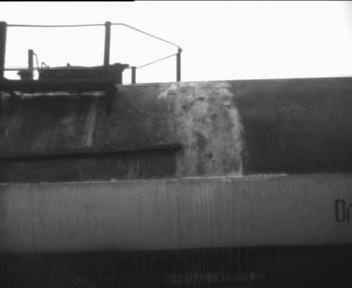
#> input picture frame 61 of Sample/cisterns.avi, 352 x 288 px
$ jupyter execute --allow-errors test2.ipynb
#> lines starting #> are read from the running program, lines starting #| are printed output that depends on the picture
[cell 1]
import easyocr
import re
import cv2
import numpy as np

#> (a cell that did not finish here is left out)

[cell 3]
def adjust_gamma(image, gamma=1.2):
    # build a lookup table mapping the pixel values [0, 255] to
    # their adjusted gamma values
    invGamma = 1.0 / gamma
    table = np.array([((i / 255.0) ** invGamma) * 255
        for i in np.arange(0, 256)]).astype("uint8")

    # apply gamma correction using the lookup table
    return cv2.LUT(image, table)

# Automatic brightness and contrast optimization with optional histogram clipping
def automatic_brightness_and_contrast(image, clip_hist_percent=1):
    gray = cv2.cvtColor(image, cv2.COLOR_BGR2GRAY)

    # Calculate grayscale histogram
    hist = cv2.calcHist([gray],[0],None,[256],[0,256])
    hist_size = len(hist)

    # Calculate cumulative distribution from the histogram
    accumulator = []
    accumulator.append(float(hist[0]))
    for index in range(1, hist_size):
        accumulator.append(accumulator[index -1] + float(hist[index]))

    # Locate points to clip
    maximum = accumulator[-1]
    clip_hist_percent *= (maximum/100.0)
    clip_hist_percent /= 2.0

    # Locate left cut
    minimum_gray = 0
    while accumulator[minimum_gray] < clip_hist_percent:
        minimum_gray += 1

    # Locate right cut
    maximum_gray = hist_size -1
    while accumulator[maximum_gray] >= (maximum - clip_hist_percent):
        maximum_gray -= 1

    # Calculate alpha and beta values
    alpha = 255 / (maximum_gray - minimum_gray)
    beta = -minimum_gray * alpha
    auto_result = cv2.convertScaleAbs(image, alpha=alpha, beta=beta)
    return (auto_result, alpha, beta)

def clahe(frame):

    lab = cv2.cvtColor(frame, cv2.COLOR_BGR2LAB)
    clahe = cv2.createCLAHE(clipLimit=2.0, tileGridSize=(8,8))
    lab[:,:,0] = clahe.apply(lab[:,:,0])

    # Converting image from LAB Color model to BGR color space
    image_clahe = cv2.cvtColor(lab, cv2.COLOR_LAB2BGR)
    return image_clahe

[cell 4]
def image_preparation(frame):

    # minmal size rectangle, px
    frame_for_auto = frame
    frame_for_auto = cv2.fastNlMeansDenoisingColored(frame_for_auto ,None, 2, 2, 4, 4)
    frame_for_auto = clahe(frame_for_auto)
    frame_for_auto = adjust_gamma(frame_for_auto)

    frame_auto, alpha, betta = automatic_brightness_and_contrast(frame_for_auto, clip_hist_percent=1)

    out_frame = frame_auto
    return out_frame

def get_rects(frame):
    minSize = int(frame.shape[0]/2.1)
    return reader.readtext(frame, min_size = minSize, width_ths=0.1)

[cell 5]
def run_processing(filename, out_filename='video'):
#> called with filename = 'Sample/cisterns.avi', out_filename = 'processed_vagons'
    cap = cv2.VideoCapture(filename)

    frame_width = int(cap.get(3))
    frame_height = int(cap.get(4))
    fourcc = cv2.VideoWriter_fourcc(*'X264')
    # fourcc = cv2.VideoWriter_fourcc('a','v','c','1')
    out=cv2.VideoWriter(f'{out_filename}.mkv',
                        fourcc,
                        24, (frame_width, frame_height), True)

    ind = 0
    # errInd = 49

    newVagonCnt = 0
    # если newVagonCnt > newVagonCntMax, то номер, вероятно, уже не в кадре
    newVagonCntMax = 1


    numberCandidate = []

    totalNumbers = []

    if not cap.isOpened():
        print("Error opening video file")
    else:
        while cap.isOpened():
            ret, frame = cap.read()
#> frame is the input picture: shape (288, 352, 3); mean B, G, R 114.7, 110.8, 113.7
            if not ret:
                break

            ind += 1
            # [9 lines of commented-out code are left out]

            frame_for_rect = frame
            frame_for_rect = image_preparation(frame)
#> in clahe, `lab = cv2.cvtColor(frame, cv2.COLOR_BGR2LAB)`: lab: shape (288, 352, 3); mean of channels 0, 1, 2 114.8, 130, 126.4
#> in clahe, `lab[:,:,0] = clahe.apply(lab[:,:,0])`: lab: shape (288, 352, 3); mean of channels 0, 1, 2 125, 130, 126.4
#> in clahe, `image_clahe = cv2.cvtColor(lab, cv2.COLOR_LAB2BGR)`:
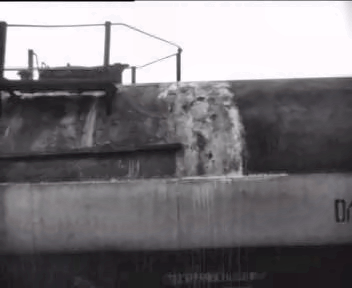
#> image_clahe: shape (288, 352, 3); mean B, G, R 123.7, 120, 123.2
#> in automatic_brightness_and_contrast, `hist = cv2.calcHist([gray],[0],None,[256],[0,256])`: hist = 256 values, max 12885 at index 252, min 0 at index 0, mean 396
#> in automatic_brightness_and_contrast, `hist_size = len(hist)`: hist_size = 256
#> after the loop in automatic_brightness_and_contrast, `for index in range(1, hist_size):`: accumulator = 256 values from 0 to 101376
#> in automatic_brightness_and_contrast, `maximum = accumulator[-1]`: maximum = 101376
#> in automatic_brightness_and_contrast, `clip_hist_percent *= (maximum/100.0)`: clip_hist_percent = 1013.8
#> in automatic_brightness_and_contrast, `clip_hist_percent /= 2.0`: clip_hist_percent = 506.9
#> the loop in automatic_brightness_and_contrast, `while accumulator[minimum_gray] < clip_hist_percent:` made 35 passes
#> after the loop in automatic_brightness_and_contrast, `while accumulator[minimum_gray] < clip_hist_percent:`: minimum_gray = 35
#> in automatic_brightness_and_contrast, `maximum_gray = hist_size -1`: maximum_gray = 255
#> the loop in automatic_brightness_and_contrast, `while accumulator[maximum_gray] >= (maximum - clip_hist_percent):` made 3 passes
#> maximum_gray on passes 1 to 3: 254, 253, 252
#> after the loop in automatic_brightness_and_contrast, `while accumulator[maximum_gray] >= (maximum - clip_hist_percent):`: maximum_gray = 252
#> in automatic_brightness_and_contrast, `alpha = 255 / (maximum_gray - minimum_gray)`: alpha = 1.18
#> in automatic_brightness_and_contrast, `beta = -minimum_gray * alpha`: beta = -41.13
#> in automatic_brightness_and_contrast, `auto_result = cv2.convertScaleAbs(image, alpha=alpha, beta=beta)`:
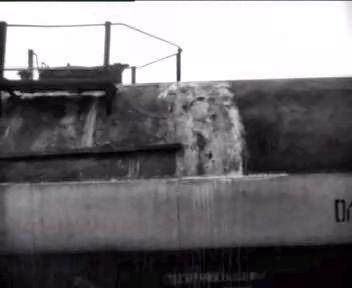
#> auto_result: shape (288, 352, 3); mean B, G, R 117.3, 113.4, 116.5
#> in image_preparation, `frame_auto, alpha, betta = automatic_brightness_and_contrast(frame_for..`: alpha = 1.18; betta = -41.13
            # print(frame_for_rect.dtype, frame_for_rect.shape)

            rects = get_rects(frame_for_rect) # OCR function

            # if ind > errInd:
            #     print(ind, rects)

            newVagonCntShouldInc = True

            # print(ind)

            if len(rects) > 0:
                for elem in rects:


                    # if ind > errInd:
                    if type(elem[0][0][0]) == float:
                        print("elem:", elem)
                        print(np.array(elem).astype(int))
                    if type(elem[0][2][0]) == float:
                        print("elem:", elem)
                        print(np.array(elem).astype(int))

                    number_str = re.sub("[^0-9]", "", elem[1].replace(" ", ""))

                    if len(number_str) < 6:

                        continue


                    elem[0][0] = np.array(elem[0][0]).astype(int)
                    elem[0][2] = np.array(elem[0][2]).astype(int)

                    colorRect = (0, 0, 255)

                    # [18 lines of commented-out code are left out]

                    if len(number_str) == 8:
                        colorRect = (0, 255, 0)

                    newVagonCntShouldInc = False
                    newVagonCnt = 0

                    shouldAdd = True
                    for cand in numberCandidate:
                        if cand[0] == number_str:
                            cand[1] += 1
                            shouldAdd = False
                    if shouldAdd:
                        numberCandidate.append([number_str, 1])
                        print(numberCandidate)
                        print(elem)

                    # если символов меньше или больше 8, то нужно добавлять в датасет для обучения
                    # дополнительно можно проверять верность полученного номера (по принципу его формирования)

                    frame = cv2.rectangle(frame, elem[0][0], elem[0][2], colorRect, 2, )
                    frame = cv2.putText(frame, number_str,
                                        elem[0][0], fontFace=cv2.FONT_HERSHEY_SIMPLEX, fontScale=1.2,
                                            color=colorRect, thickness=2)

            if newVagonCntShouldInc:

                if newVagonCnt > newVagonCntMax:
                    print(numberCandidate)
                    if len(numberCandidate):
                        condFind = []
                        # массив со строками из 8 символов
                        numberCandidateEightCnt = []
                        condMax = -1

                        # набор массива строк из 8 символов
                        for cond in numberCandidate:
                            if len(cond[0]) == 8:
                                numberCandidateEightCnt.append(cond)

                        # если массив ненулевой, то скорее всего номер здесь, а все остальные строки не нужны
                        if len(numberCandidateEightCnt):
                            numberCandidate = numberCandidateEightCnt

                        # определение наиболее повторяемого номера
                        for cond in numberCandidate:
                            print("cond")
                            print(cond)
                            if cond[1] > condMax:
                                condMax = cond[1]
                                condFind = cond

                                print(condFind)
                        totalNumbers.append(condFind[0])
                        numberCandidate = []
                else:
                    newVagonCnt += 1

            print(ind)

            # np.hstack((frame, frame_for_rect))
            # image_clahe = np.hstack((frame, frame_for_rect))
            cv2.imshow(filename, frame)

            out.write(frame)
            key = cv2.waitKey(1)
            if key == 27: # Esc нажать для остановки видео
                break
            if key == ord(' '):
                key = cv2.waitKey(0)
            if key == ord('p'):
                key = cv2.waitKey(0)

    print("end write")
    cap.release()
    out.release()
    # print(totalNumbers)
    cv2.destroyAllWindows()

    return totalNumbers

$ run again, starting later in the video
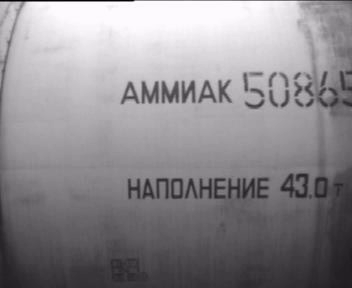
#> input picture frame 278 of Sample/cisterns.avi, 352 x 288 px
#> in run_processing, frame is the input picture: shape (288, 352, 3); mean B, G, R 142.4, 138.4, 141.4
#> in clahe, `image_clahe = cv2.cvtColor(lab, cv2.COLOR_LAB2BGR)`:
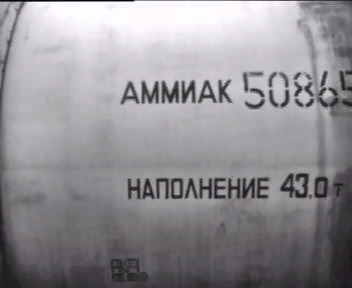
#> image_clahe: shape (288, 352, 3); mean B, G, R 148.4, 144.4, 147.2
#> hist = 256 values, max 2133 at index 253, min 0 at index 0, mean 396
#> hist_size = 256
#> after the loop in automatic_brightness_and_contrast, `for index in range(1, hist_size):`: accumulator = 256 values from 0 to 101376
#> maximum = 101376
#> in automatic_brightness_and_contrast, `clip_hist_percent *= (maximum/100.0)`: clip_hist_percent = 1013.8
#> in automatic_brightness_and_contrast, `clip_hist_percent /= 2.0`: clip_hist_percent = 506.9
#> the loop in automatic_brightness_and_contrast, `while accumulator[minimum_gray] < clip_hist_percent:` made 45 passes
#> after the loop in automatic_brightness_and_contrast, `while accumulator[minimum_gray] < clip_hist_percent:`: minimum_gray = 45
#> in automatic_brightness_and_contrast, `maximum_gray = hist_size -1`: maximum_gray = 255
#> the loop in automatic_brightness_and_contrast, `while accumulator[maximum_gray] >= (maximum - clip_hist_percent):` made 3 passes
#> maximum_gray on passes 1 to 3: 254, 253, 252
#> after the loop in automatic_brightness_and_contrast, `while accumulator[maximum_gray] >= (maximum - clip_hist_percent):`: maximum_gray = 252
#> in automatic_brightness_and_contrast, `alpha = 255 / (maximum_gray - minimum_gray)`: alpha = 1.23
#> beta = -55.43
#> in automatic_brightness_and_contrast, `auto_result = cv2.convertScaleAbs(image, alpha=alpha, beta=beta)`:
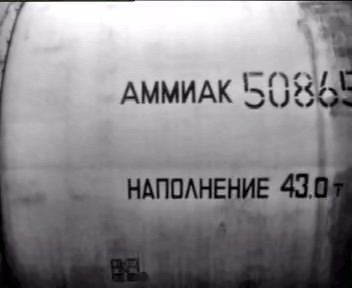
#> auto_result: shape (288, 352, 3); mean B, G, R 141.9, 137.5, 140.6
#> in image_preparation, `frame_auto, alpha, betta = automatic_brightness_and_contrast(frame_for..`: alpha = 1.23; betta = -55.43

$ run again, starting later in the video
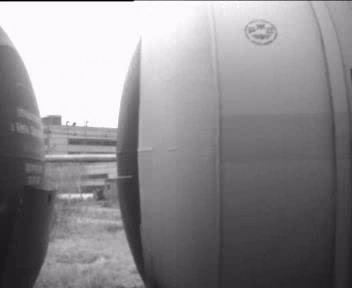
#> input picture frame 495 of Sample/cisterns.avi, 352 x 288 px
#> in run_processing, frame is the input picture: shape (288, 352, 3); mean B, G, R 142.3, 138.4, 141.4
#> in clahe, `image_clahe = cv2.cvtColor(lab, cv2.COLOR_LAB2BGR)`:
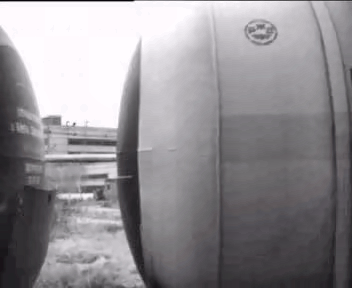
#> image_clahe: shape (288, 352, 3); mean B, G, R 146.4, 142.5, 145.4
#> hist = 256 values, max 7715 at index 252, min 0 at index 0, mean 396
#> hist_size = 256
#> after the loop in automatic_brightness_and_contrast, `for index in range(1, hist_size):`: accumulator = 256 values from 0 to 101376
#> maximum = 101376
#> in automatic_brightness_and_contrast, `clip_hist_percent *= (maximum/100.0)`: clip_hist_percent = 1013.8
#> in automatic_brightness_and_contrast, `clip_hist_percent /= 2.0`: clip_hist_percent = 506.9
#> the loop in automatic_brightness_and_contrast, `while accumulator[minimum_gray] < clip_hist_percent:` made 44 passes
#> after the loop in automatic_brightness_and_contrast, `while accumulator[minimum_gray] < clip_hist_percent:`: minimum_gray = 44
#> in automatic_brightness_and_contrast, `maximum_gray = hist_size -1`: maximum_gray = 255
#> the loop in automatic_brightness_and_contrast, `while accumulator[maximum_gray] >= (maximum - clip_hist_percent):` made 3 passes
#> maximum_gray on passes 1 to 3: 254, 253, 252
#> after the loop in automatic_brightness_and_contrast, `while accumulator[maximum_gray] >= (maximum - clip_hist_percent):`: maximum_gray = 252
#> in automatic_brightness_and_contrast, `alpha = 255 / (maximum_gray - minimum_gray)`: alpha = 1.23
#> beta = -53.94
#> in automatic_brightness_and_contrast, `auto_result = cv2.convertScaleAbs(image, alpha=alpha, beta=beta)`:
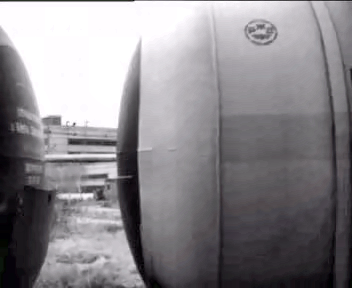
#> auto_result: shape (288, 352, 3); mean B, G, R 139.2, 135.2, 138.1
#> in image_preparation, `frame_auto, alpha, betta = automatic_brightness_and_contrast(frame_for..`: alpha = 1.23; betta = -53.94
